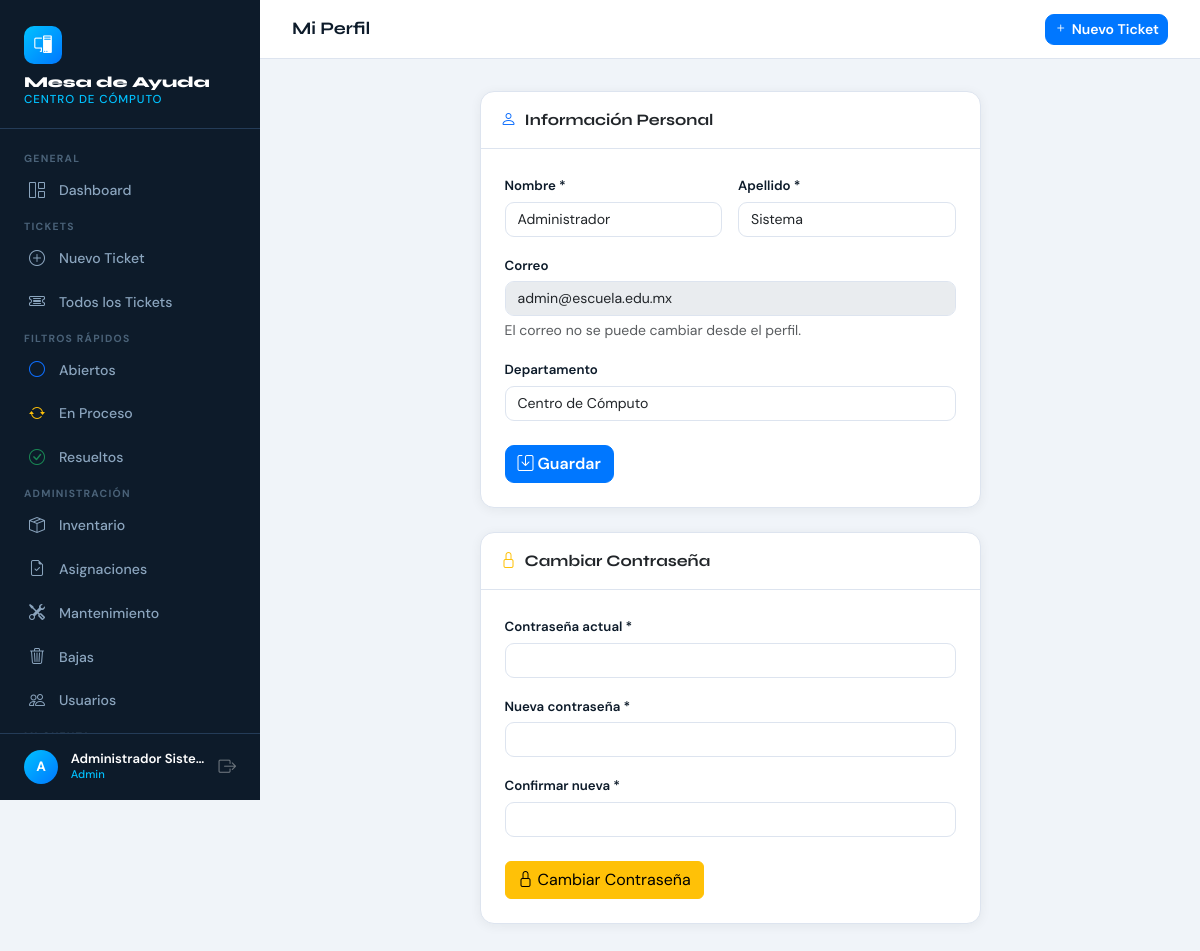
The app's page /index.php?c=users&a=profile (signed in) with its own data.
### tables this page shows
CREATE TABLE IF NOT EXISTS usuarios (id INT AUTO_INCREMENT PRIMARY KEY, nombre VARCHAR(100) NOT NULL, apellido VARCHAR(100) NOT NULL, email VARCHAR(150) NOT NULL UNIQUE, password VARCHAR(255) NOT NULL, rol ENUM('maestro','tecnico','admin','auxiliar_administrativo','coordinador','operario','ayudante','residente_becario','auxiliar_seguridad','auxiliar_oficina','control_de_obra','supervisor_seguridad','contra_incendios','tecnico_instrumentista') NOT NULL DEFAULT 'auxiliar_administrativo', departamento VARCHAR(100) DEFAULT NULL, activo TINYINT(1) NOT NULL DEFAULT 1, creado_en DATETIME NOT NULL DEFAULT CURRENT_TIMESTAMP, actualizado_en DATETIME NOT NULL DEFAULT CURRENT_TIMESTAMP ON UPDATE CURRENT_TIMESTAMP);

### controllers/UserController.php (called while the page is built, shortened)
<?php
require_once __DIR__ . '/../models/User.php';
class UserController {
    private User $userModel;
    public function __construct() { $this->userModel = new User(); }
    public function profile(): void {
        $user = $this->userModel->findById($_SESSION['user_id']);
        require __DIR__ . '/../views/users/profile.php';
    }
}

### config/database.php (called while the page is built, shortened)
<?php
class Database {
    private static ?PDO $instance = null;
    public static function getConnection(): PDO {
        if (self::$instance === null) {
            $dsn = "mysql:host=" . DB_HOST . ";dbname=" . DB_NAME . ";charset=" . DB_CHARSET;
            $options = [
                PDO::ATTR_ERRMODE            => PDO::ERRMODE_EXCEPTION,
                PDO::ATTR_DEFAULT_FETCH_MODE => PDO::FETCH_ASSOC,
                PDO::ATTR_EMULATE_PREPARES   => false,
            ];
            try {
                self::$instance = new PDO($dsn, DB_USER, DB_PASS, $options);
            } catch (PDOException $e) {
                die(json_encode(['error' => 'Error de conexión: ' . $e->getMessage()]));
            }
        }
        return self::$instance;
    }
}

### models/User.php (called while the page is built, shortened)
<?php
require_once __DIR__ . '/../config/database.php';
class User {
    private PDO $db;
    public function __construct() { $this->db = Database::getConnection(); }
    public function findById(int $id): array|false {
        $stmt = $this->db->prepare("SELECT id,nombre,apellido,email,password,rol,departamento,activo,creado_en FROM usuarios WHERE id = ?");
        $stmt->execute([$id]); return $stmt->fetch();
    }
}

### views/users/profile.php (the view, shortened to what this page needs)
<?php
$pageTitle='Mi Perfil';require __DIR__.'/../layouts/header.php';
?>
<div class="row justify-content-center"><div class="col-lg-7">
<div class="card mb-4"><div class="card-header"><i class="bi bi-person me-2 text-primary"></i>Información Personal</div>
<div class="card-body p-4">
<form method="POST">
  <div class="row g-3 mb-3">
    <div class="col-6"><label class="form-label">Nombre *</label><input type="text" name="nombre" class="form-control" value="<?=htmlspecialchars($user['nombre'])?>" required></div>
    <div class="col-6"><label class="form-label">Apellido *</label><input type="text" name="apellido" class="form-control" value="<?=htmlspecialchars($user['apellido'])?>" required></div>
  </div>
  <div class="mb-3"><label class="form-label">Correo</label><input type="email" class="form-control" value="<?=htmlspecialchars($user['email'])?>" disabled><div class="form-text">El correo no se puede cambiar desde el perfil.</div></div>
  <div class="mb-4"><label class="form-label">Departamento</label><input type="text" name="departamento" class="form-control" value="<?=htmlspecialchars($user['departamento']??'')?>"></div>
  <button type="submit" class="btn btn-primary"><i class="bi bi-save me-1"></i>Guardar</button>
</form></div></div>
<div class="card"><div class="card-header"><i class="bi bi-lock me-2 text-warning"></i>Cambiar Contraseña</div>
<div class="card-body p-4">
<form method="POST">
  <div class="mb-3"><label class="form-label">Contraseña actual *</label><input type="password" name="password_actual" class="form-control" required></div>
  <div class="mb-3"><label class="form-label">Nueva contraseña *</label><input type="password" name="password_nueva" id="pn" class="form-control" required minlength="6"></div>
  <div class="mb-4"><label class="form-label">Confirmar nueva *</label><input type="password" name="password_nueva2" id="pn2" class="form-control" required></div>
  <button type="submit" class="btn btn-warning" style="color:#000"><i class="bi bi-lock me-1"></i>Cambiar Contraseña</button>
</form></div></div>
</div></div>
<?php require __DIR__.'/../layouts/footer.php';?>

### views/layouts/header.php (style rules this page uses)
:root { --sidebar-w:260px;--navy:#0d1b2a;--navy-mid:#1b2e45;--navy-light:#243c58;--accent:#00c2ff;--accent2:#0077ff;--surface:#f0f4f9;--card-bg:#ffffff;--text-main:#0d1b2a;--text-muted:#6b7c93;--border:#dde4ef;--font-head:'Syne',sans-serif;--font-body:'DM Sans',sans-serif; }
*,*::before,*::after { box-sizing:border-box;margin:0;padding:0; }
body { font-family:var(--font-body);background:var(--surface);color:var(--text-main);min-height:100vh; }
.card { border:1px solid var(--border);border-radius:14px;box-shadow:0 2px 12px rgba(13,27,42,.06); }
.card-header { background:transparent;border-bottom:1px solid var(--border);padding:1rem 1.25rem;font-family:var(--font-head);font-weight:700; }
.form-control,.form-select { border-radius:9px;border-color:var(--border);font-size:.88rem;transition:border-color .2s,box-shadow .2s; }
.form-label { font-size:.83rem;font-weight:600;color:var(--text-main);margin-bottom:.35rem; }
.btn-primary { background:var(--accent2);border-color:var(--accent2);font-weight:600;border-radius:9px; }

### records on screen
usuarios: nombre "Administrador", apellido "Sistema", email "admin@escuela.edu.mx", departamento "Centro de Cómputo"

### other values on screen
substr($_SESSION['user_name']??'U',0,1) "A"
$_SESSION['user_name'] "Administrador Siste…"
$rol "Admin"
$pageTitle "Mi Perfil"
